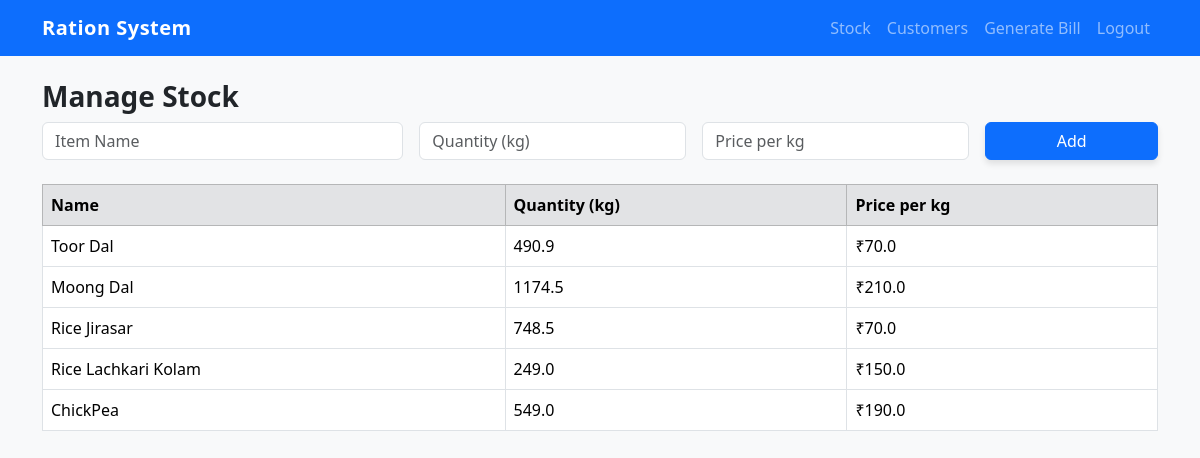
The page /stock (signed in) on the database its author committed.
### app.py (models this page shows)
class Item(db.Model):
    id = db.Column(db.Integer, primary_key=True)
    name = db.Column(db.String(100), nullable=False)
    quantity = db.Column(db.Float, nullable=False)
    price_per_kg = db.Column(db.Float, nullable=False)

### app.py (the view, shortened to what this page needs)
@app.route('/stock', methods=['GET', 'POST'])
def stock():
    if 'vendor_id' not in session:
        return redirect(url_for('login'))
    items = Item.query.all()
    return render_template('stock.html', items=items)

### templates/stock.html
{% extends 'base.html' %}
{% block content %}
<h3>Manage Stock</h3>
<form method="post" action="/add_item" class="row g-3 mb-4">
    <div class="col-md-4">
        <input type="text" name="name" class="form-control" placeholder="Item Name" required>
    </div>
    <div class="col-md-3">
        <input type="number" step="0.1" name="quantity" class="form-control" placeholder="Quantity (kg)" required>
    </div>
    <div class="col-md-3">
        <input type="number" step="0.01" name="price" class="form-control" placeholder="Price per kg" required>
    </div>
    <div class="col-md-2">
        <button type="submit" class="btn btn-primary w-100">Add</button>
    </div>
</form>
<table class="table table-bordered">
    <thead class="table-secondary">
        <tr>
            <th>Name</th>
            <th>Quantity (kg)</th>
            <th>Price per kg</th>
        </tr>
    </thead>
    <tbody>
        {% for item in items %}
        <tr>
            <td>{{ item.name }}</td>
            <td>{{ item.quantity }}</td>
            <td>₹{{ item.price_per_kg }}</td>
        </tr>
        {% endfor %}
    </tbody>
</table>
{% endblock %}

### static/style.css (style rules this page uses)
body { background-color: #f8f9fa; font-family: 'Segoe UI', sans-serif; }
h3 { color: #212529; font-weight: 600; }
table th, table td { vertical-align: middle; }
.btn-primary, .btn-success { box-shadow: 0 4px 6px rgba(0,0,0,0.1); font-weight: 500; }

### rows shown on the page
Item: name "Toor Dal", quantity "490.9", price_per_kg "70.0"
Item: name "Moong Dal", quantity "1174.5", price_per_kg "210.0"
Item: name "Rice Jirasar", quantity "748.5", price_per_kg "70.0"
Item: name "Rice Lachkari Kolam", quantity "249.0", price_per_kg "150.0"
Item: name "ChickPea", quantity "549.0", price_per_kg "190.0"
